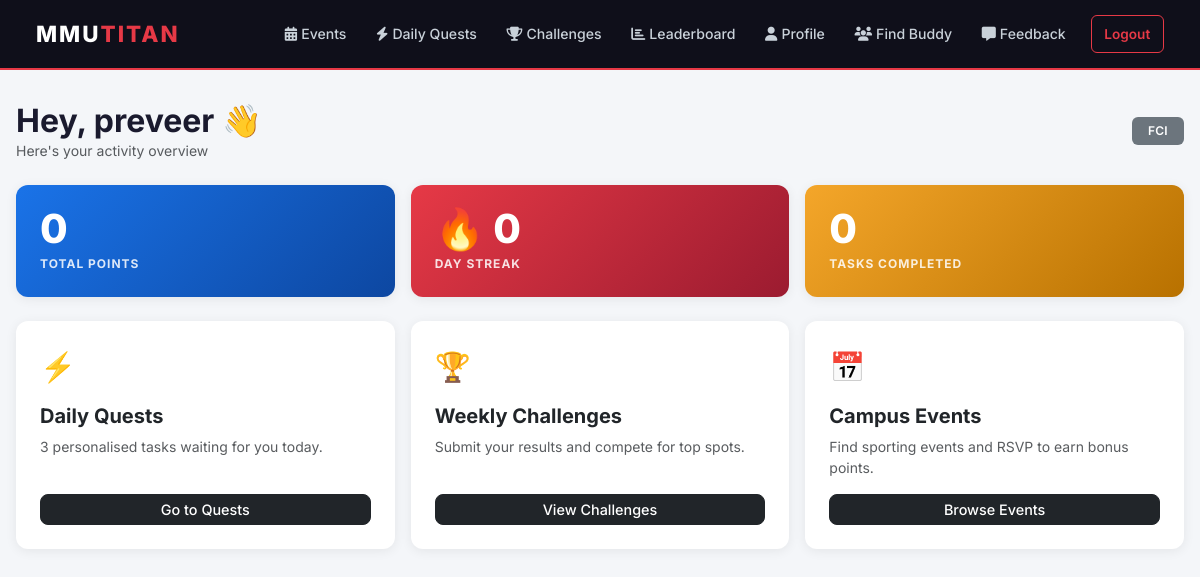
Page / (signed in) on the earlier database version.
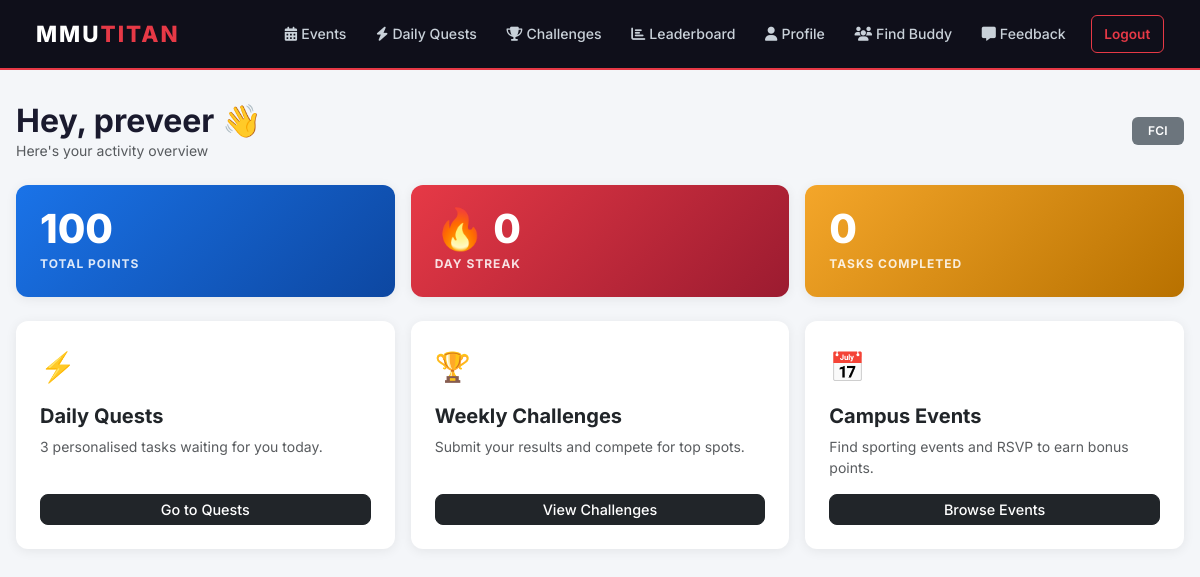
Same page on the later database version.
### mmutitan/models.py (models this page shows)
class User(db.Model, UserMixin):
    id = db.Column(db.Integer, primary_key=True)
    name = db.Column(db.String(100), nullable=False)
    email = db.Column(db.String(120), unique=True, nullable=False)
    password = db.Column(db.String(200), nullable=False)
    faculty = db.Column(db.String(50), nullable=False)
    sport_preferences = db.Column(db.String(200), default="")
    profile_photo = db.Column(db.String(20), nullable=False, default='default.jpg')
    points = db.Column(db.Integer, default=0)
    streak = db.Column(db.Integer, default=0)
    is_admin = db.Column(db.Boolean, default=False)
    is_banned = db.Column(db.Boolean, default=False)
    reset_token = db.Column(db.String(100), nullable=True)
    reset_token_expiry = db.Column(db.DateTime, nullable=True)
    availability_days = db.Column(db.String(100), nullable=True)   # e.g. "Mon,Wed,Fri"
    availability_time = db.Column(db.String(20), nullable=True)    # "Morning", "Afternoon", "Evening"
    rsvps = db.relationship('RSVP', backref='user_ref', lazy=True, cascade="all, delete-orphan")
    usertasks = db.relationship('UserTask', backref='user_ref', lazy=True, cascade="all, delete-orphan")
    submissions = db.relationship('Submission', backref='user_ref', lazy=True, cascade="all, delete-orphan")
    point_history = db.relationship('Point', backref='user_ref', lazy=True, cascade="all, delete-orphan")
    streak_history = db.relationship('Streak', backref='user_ref', lazy=True, cascade="all, delete-orphan")
    feedbacks = db.relationship('Feedback', backref='user_ref', lazy=True, cascade="all, delete-orphan")
    sent_requests = db.relationship('BuddyRequest', foreign_keys='BuddyRequest.sender_id',
                                    backref='sender', lazy=True, cascade="all, delete-orphan")
    received_requests = db.relationship('BuddyRequest', foreign_keys='BuddyRequest.receiver_id',
                                        backref='receiver', lazy=True, cascade="all, delete-orphan")

### mmutitan/app.py (the view)
    @app.route('/')
    def home():
        if current_user.is_authenticated:
            return render_template('dashboard.html', title='Dashboard')
        return render_template('home.html')

### mmutitan/models.py (called while the page is built)
@login_manager.user_loader
def load_user(user_id):
    return User.query.get(int(user_id))

### mmutitan/templates/dashboard.html
{% extends "base.html" %}
{% block content %}
<div class="d-flex justify-content-between align-items-center mb-4">
    <div>
        <h2 class="fw-bold mb-0">Hey, {{ current_user.name.split()[0] }} 👋</h2>
        <p class="text-muted small mb-0">Here's your activity overview</p>
    </div>
    <span class="badge bg-secondary px-3 py-2">{{ current_user.faculty }}</span>
</div>
<div class="row g-3 mb-4">
    <div class="col-6 col-md-4">
        <div class="card stat-card" style="background:linear-gradient(135deg,#1a73e8,#0d47a1);">
            <div class="stat-number">{{ current_user.points }}</div>
            <div class="stat-label">Total Points</div>
        </div>
    </div>
    <div class="col-6 col-md-4">
        <div class="card stat-card" style="background:linear-gradient(135deg,#e63946,#9b1b30);">
            <div class="stat-number">🔥 {{ current_user.streak }}</div>
            <div class="stat-label">Day Streak</div>
        </div>
    </div>
    <div class="col-6 col-md-4">
        <div class="card stat-card" style="background:linear-gradient(135deg,#f4a62a,#b87100);">
        <div class="stat-number">{{ current_user.usertasks|selectattr('status','equalto','Completed')|list|length }}</div>
        <div class="stat-label">Tasks Completed</div>
        </div>
    </div>
</div>
<div class="row g-3">
    <div class="col-md-4">
        <div class="card h-100 p-4">
            <div class="mb-3" style="font-size:1.8rem;">⚡</div>
            <h5 class="fw-bold">Daily Quests</h5>
            <p class="text-muted small">3 personalised tasks waiting for you today.</p>
            <a href="{{ url_for('daily_tasks') }}" class="btn btn-dark btn-sm mt-auto">Go to Quests</a>
        </div>
    </div>
    <div class="col-md-4">
        <div class="card h-100 p-4">
            <div class="mb-3" style="font-size:1.8rem;">🏆</div>
            <h5 class="fw-bold">Weekly Challenges</h5>
            <p class="text-muted small">Submit your results and compete for top spots.</p>
            <a href="{{ url_for('student_challenges') }}" class="btn btn-dark btn-sm mt-auto">View Challenges</a>
        </div>
    </div>
    <div class="col-md-4">
        <div class="card h-100 p-4">
            <div class="mb-3" style="font-size:1.8rem;">📅</div>
            <h5 class="fw-bold">Campus Events</h5>
            <p class="text-muted small">Find sporting events and RSVP to earn bonus points.</p>
            <a href="{{ url_for('list_events') }}" class="btn btn-dark btn-sm mt-auto">Browse Events</a>
        </div>
    </div>
</div>
{% endblock %}

Differences in the rows shown:
changed User "preveer": points "0" → "100"
